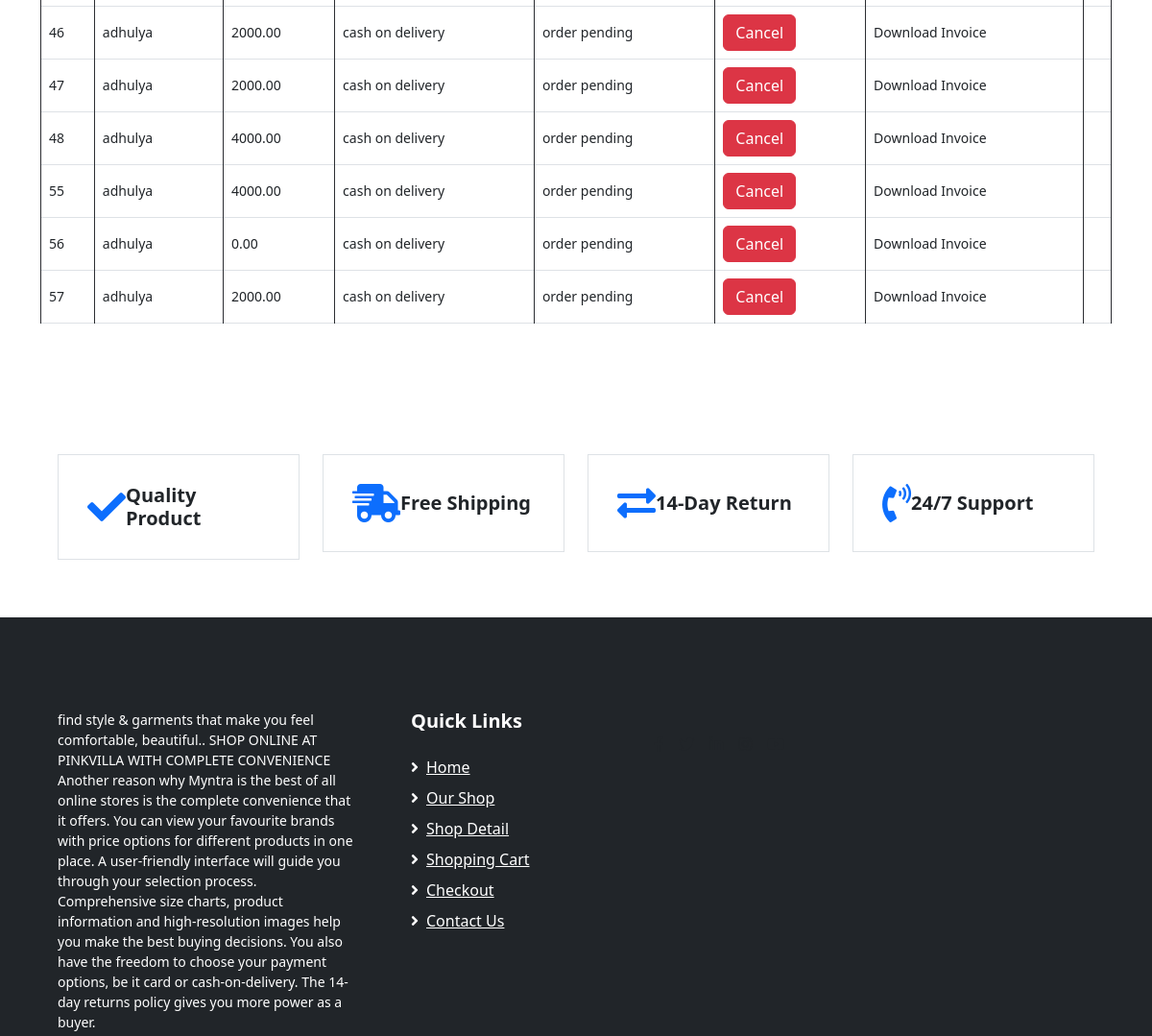
The page /view_order/ (middle part) on the database as committed earlier.
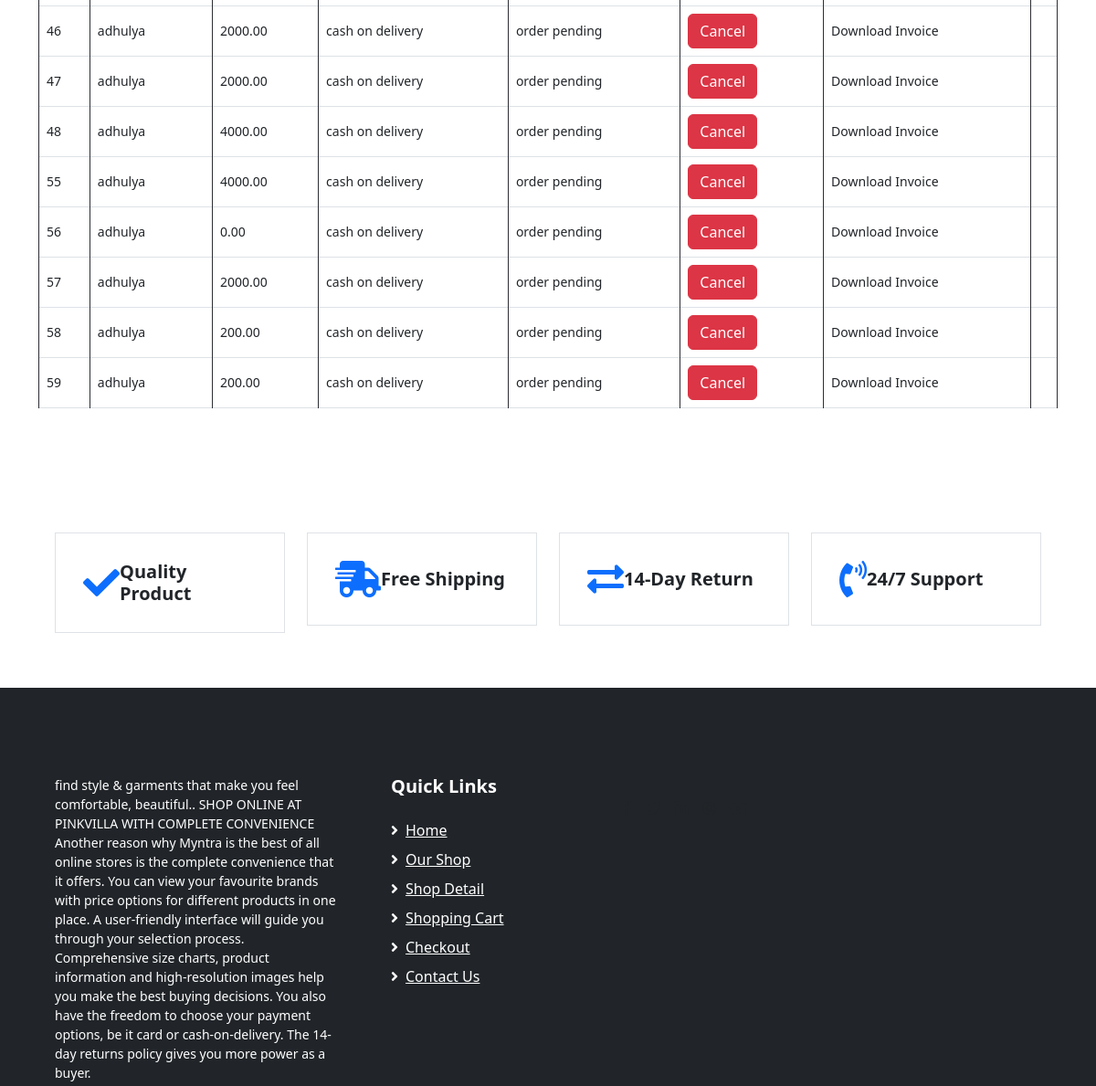
The same page on the database as committed later.
### app1/models.py (models this page shows, shortened)
class Order(models.Model):
    ORDER_STATUS_CHOICES = (
        ('order pending','order pending'),
        ('order confirmed','order confirmed'),
        ('delivered','delivered'),
        ('returned','returned'),
        ('cancelled','cancelled')
    )
    PAYMENT_CHOICES = (
        ('cash on delivery','cash on delivery'),
        ('online payment','online payment')
    )
    customer = models.ForeignKey(custom_user,on_delete=models.SET_NULL,null=True,blank=True)
    address = models.ForeignKey(Address,on_delete=models.SET_NULL,null=True,blank=True)
    date_ordered = models.DateTimeField(auto_now_add=True)
    order_status = models.CharField(max_length=100,choices=ORDER_STATUS_CHOICES,default='order pending')
    payment_type = models.CharField(max_length=100,choices=PAYMENT_CHOICES,default='cash on delivery')
    total = models.DecimalField(max_digits=10,decimal_places=2,default=0)
    coupon = models.ForeignKey(Coupon, on_delete=models.SET_NULL,null=True,blank= True)

class custom_user(models.Model):
    id = models.AutoField(primary_key=True)
    first_name = models.CharField(max_length=255)
    username = models.CharField(max_length=255)
    is_superuser = models.BooleanField(default=False)
    email = models.CharField(max_length=255)
    password = models.CharField(max_length=255)
    phone_number = models.CharField(max_length=20, blank=True, null=True)
    status =  models.BooleanField(default=True)

### app1/views.py (the view)
# urls.py: path('view_order/',views.view_order,name = 'view_order'),
def view_order(request):
    orderobj = Order.objects.all()
    context = {
        "orderobj":orderobj
    }
    return render(request, 'view_order.html',context )

### app1/templates/view_order.html (shortened to what this page needs)
{% extends 'user_product.html' %}
{% load static %}
    {% block main-content %}
    <div class="container">
        <table class="table table-bordered">
            <tbody>
                {% for order in orderobj %}
                <tr>
                    <td>{{ order.id }}</td>
                    <td>{{ order.customer.username }}</td>
                    <td>{{ order.total }}</td>
                    <td>{{ order.payment_type }}</td>
                    <td>{{order.order_status}}</td>
                    <td><button type="button" class="btn btn-danger">Cancel</button></td>
                   <td>Download Invoice<td>
                </tr>
                {% endfor %}
            </tbody>
        </table>
    </div>
    {% endblock main-content %}

Rows that differ between the two databases and show on the page:
added Order: id "58", customer.username "adhulya", total "200.00", payment_type "cash on delivery", order_status "order pending"
added Order: id "59", customer.username "adhulya", total "200.00", payment_type "cash on delivery", order_status "order pending"
